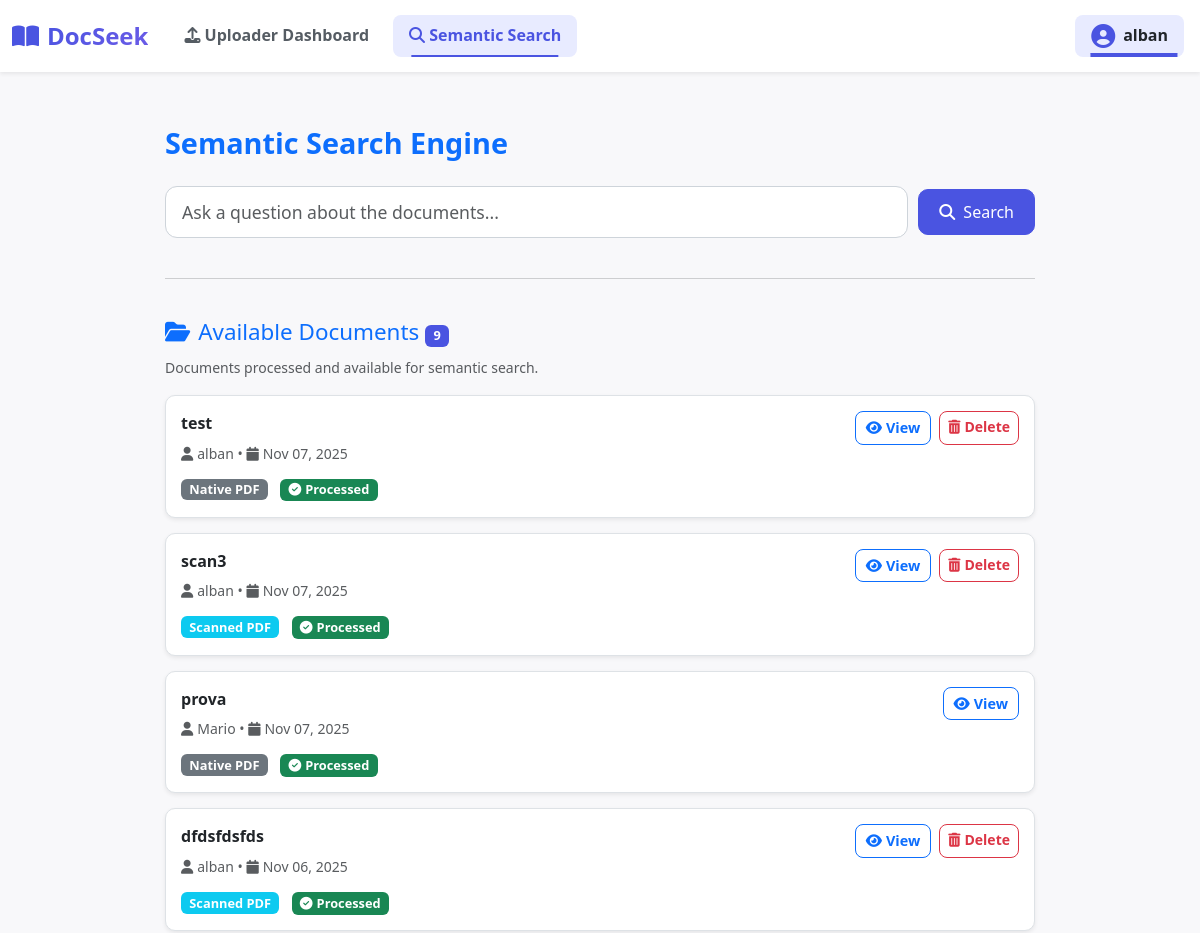
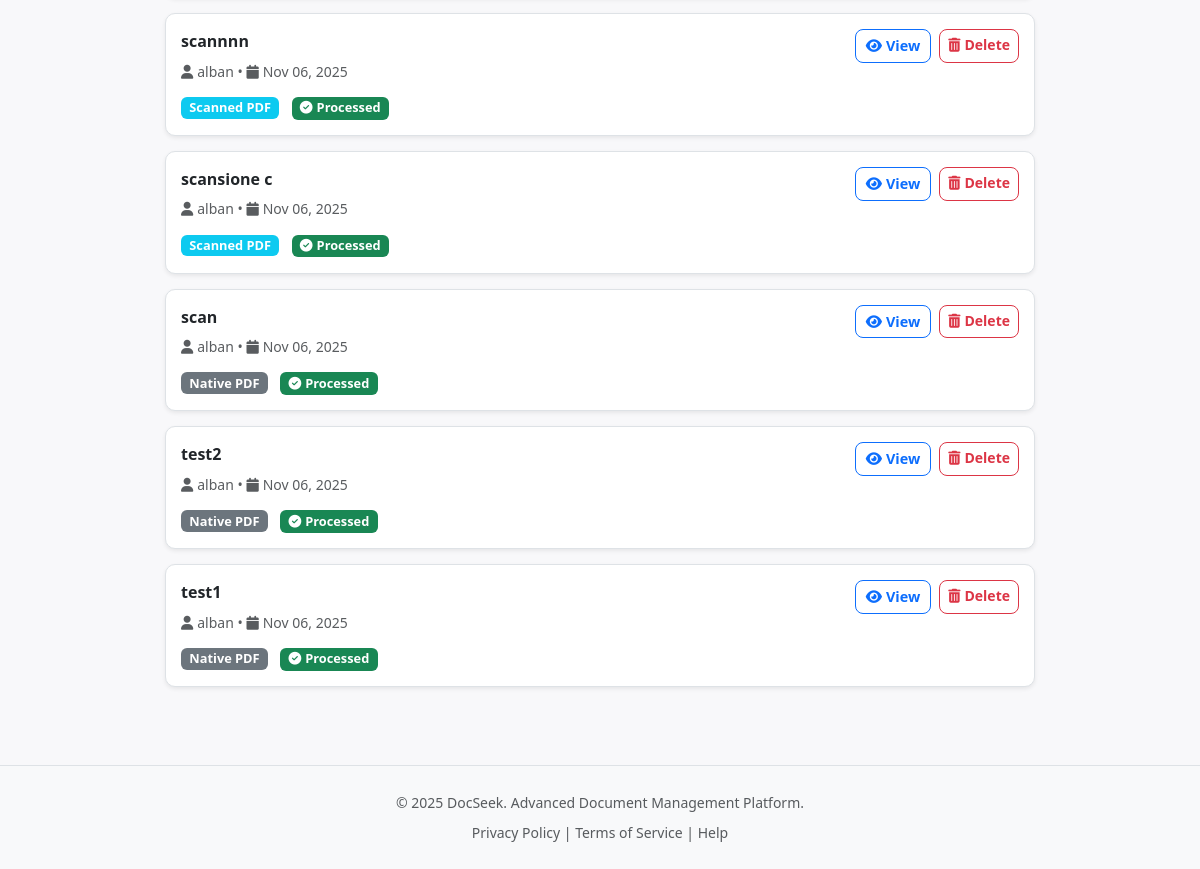
Page /documents/ (signed in) on the earlier database version (2 pictures, top to bottom).
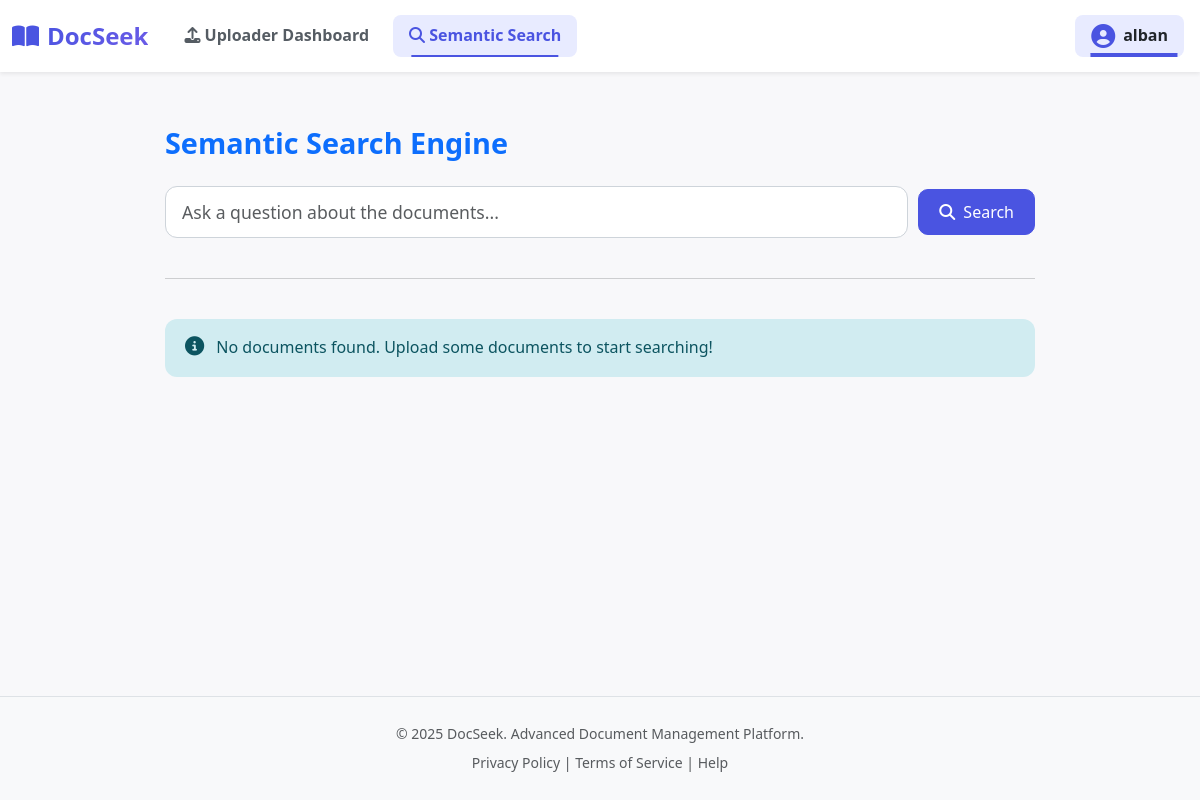
Same page on the later database version.
### doc_manager/models.py (models this page shows, shortened)
class Document(models.Model):
    DOCUMENT_TYPES = [
        ('native', 'Native PDF'),
        ('scanned', 'Scanned PDF'),
    ]
    PROCESSING_STATES = [
        ('pending', 'Pending'),
        ('ocr_queued', 'OCR Queued'),
        ('ocr_processing', 'OCR Processing'),
        ('ocr_completed', 'OCR Completed'),
        ('ocr_failed', 'OCR Failed'),
        ('rag_processing', 'RAG Processing'),
        ('completed', 'Completed'),
        ('failed', 'Failed'),
    ]
    uploader = models.ForeignKey(User, on_delete=models.CASCADE)
    file = models.FileField(upload_to='documents/%Y/%m/%d/')
    title = models.CharField(max_length=100)
    uploaded_at = models.DateTimeField(auto_now_add=True)
    document_type = models.CharField(
        max_length=20,
        choices=DOCUMENT_TYPES,
        default='native'
    )
    processing_state = models.CharField(
        max_length=20,
        choices=PROCESSING_STATES,
        default='pending'
    )
    is_processed = models.BooleanField(default=False)
    processing_output = models.TextField(blank=True, null=True)
    ocr_text = models.TextField(blank=True, null=True, help_text="Extracted text from OCR")
    ocr_completed_at = models.DateTimeField(null=True, blank=True)
    ocr_error = models.TextField(blank=True, null=True)
    processed_file = models.FileField(
        upload_to='documents/processed/%Y/%m/%d/',
        null=True,
        blank=True,
        help_text="PDF with OCR text layer"
    )
    class Meta:
        ordering = ['-uploaded_at']

### doc_manager/views.py (the view, shortened to what this page needs)
# urls.py: path("", views.DocumentListView.as_view(), name='document_list'),
class DocumentListView(SearcherRequiredMixin, ListView):
    model = Document
    template_name = 'doc_manager/document_list.html'
    context_object_name = 'documents'
    def get_queryset(self):
        if self.request.user.profile.is_searcher:
            return Document.objects.filter(is_processed=True).order_by('-uploaded_at')
        return Document.objects.filter(uploader=self.request.user).order_by('-uploaded_at')
    def get_context_data(self, **kwargs):
        context = super().get_context_data(**kwargs)
        search_query = self.request.GET.get('q', '').strip()
        context['rag_results_by_doc'] = None
        context['search_query'] = search_query
        return context

### doc_manager/mixins.py (called while the page is built)
    def test_func(self):
        user = self.request.user
        return user.is_authenticated and user.profile.is_searcher

### doc_manager/templates/doc_manager/document_list.html (shortened to what this page needs)
{% extends 'base.html' %}
{% load static %}
{% load rag_filters %}
{% block extra_css %}
<link rel="stylesheet" href="{% static 'css/doc_manager/document_list.css' %}">
{% endblock %}
{% block content %}
<div class="semantic-container">
    <h1 class="page-title">Semantic Search Engine</h1>
    {% if user.profile.is_searcher %}
        <form method="GET" action="{% url 'document_list' %}" class="search-form">
            <input type="text" name="q" placeholder="Ask a question about the documents..."
                   class="form-control search-input" value="{{ search_query }}" autofocus>
            <button type="submit" class="btn btn-primary search-btn">
                <i class="fas fa-search me-2"></i>Search
            </button>
        </form>
        <hr class="divider">
        {% if documents %}
            <h2 class="section-title">
                <i class="fas fa-folder-open me-2"></i>Available Documents
                <span class="badge bg-primary">{{ documents.count }}</span>
            </h2>
            <p class="text-muted small mb-3">Documents processed and available for semantic search.</p>
            <div class="doc-list">
                {% for doc in documents %}
                    <div class="doc-card shadow-sm">
                        <div class="doc-header">
                            <div class="d-flex justify-content-between align-items-start w-100">
                                <div>
                                    <strong class="d-block mb-1">{{ doc.title }}</strong>
                                    <small class="text-muted">
                                        <i class="fas fa-user me-1"></i>{{ doc.uploader.username }} •
                                        <i class="fas fa-calendar me-1"></i>{{ doc.uploaded_at|date:"M d, Y" }}
                                    </small>
                                </div>
                                <div class="d-flex gap-2">
                                    <a href="{% url 'document_viewer' doc.pk %}"
                                       class="btn btn-outline-primary btn-sm">
                                        <i class="fas fa-eye me-1"></i>View
                                    </a>
                                    {% if doc.uploader == user and user.profile.is_uploader %}
                                    <a href="{% url 'document_delete' doc.pk %}"
                                       class="btn btn-outline-danger btn-sm">
                                        <i class="fas fa-trash-alt me-1"></i>Delete
                                    </a>
                                    {% endif %}
                                </div>
                            </div>
                        </div>
                        <div class="doc-body">
                            <div class="d-flex justify-content-between align-items-center">
                                <div>
                                    <span class="badge {% if doc.document_type == 'scanned' %}bg-info{% else %}bg-secondary{% endif %} me-2">
                                        {{ doc.get_document_type_display }}
                                    </span>
                                    {% if doc.is_processed %}
                                        <span class="badge bg-success">
                                            <i class="fas fa-check-circle me-1"></i>Processed
                                        </span>
                                    {% endif %}
                                </div>
                            </div>
                        </div>
                    </div>
                {% endfor %}
            </div>
        {% else %}
            <div class="alert alert-info mt-3">
                <i class="fas fa-info-circle me-2"></i>
                No documents found. Upload some documents to start searching!
            </div>
        {% endif %}
    {% else %}
        <div class="alert alert-danger mt-4">
            <i class="fas fa-lock me-2"></i>
            You do not have permission to view this content.
        </div>
    {% endif %}
</div>
{% endblock content %}

Differences in the rows shown:
removed Document: title "test", uploader.username "alban", uploaded_at "Nov 07, 2025", shows "Delete", document_type "Native PDF", is_processed True (drawn)
removed Document: title "scan3", uploader.username "alban", uploaded_at "Nov 07, 2025", shows "Delete", document_type "Scanned PDF", is_processed True (drawn)
removed Document: title "prova", uploader.username "Mario", uploaded_at "Nov 07, 2025", document_type "Native PDF", is_processed True (drawn)
removed Document: title "dfdsfdsfds", uploader.username "alban", uploaded_at "Nov 06, 2025", shows "Delete", document_type "Scanned PDF", is_processed True (drawn)
removed Document: title "scannnn", uploader.username "alban", uploaded_at "Nov 06, 2025", shows "Delete", document_type "Scanned PDF", is_processed True (drawn)
removed Document: title "scansione c", uploader.username "alban", uploaded_at "Nov 06, 2025", shows "Delete", document_type "Scanned PDF", is_processed True (drawn)
removed Document: title "scan", uploader.username "alban", uploaded_at "Nov 06, 2025", shows "Delete", document_type "Native PDF", is_processed True (drawn)
removed Document: title "test2", uploader.username "alban", uploaded_at "Nov 06, 2025", shows "Delete", document_type "Native PDF", is_processed True (drawn)
removed Document: title "test1", uploader.username "alban", uploaded_at "Nov 06, 2025", shows "Delete", document_type "Native PDF", is_processed True (drawn)
Other differences:
{{ documents.count }}: "9" → (not shown)
text no longer shown: "Available Documents Documents processed and available for semantic search."
text now shown: "No documents found. Upload some documents to start searching!"
